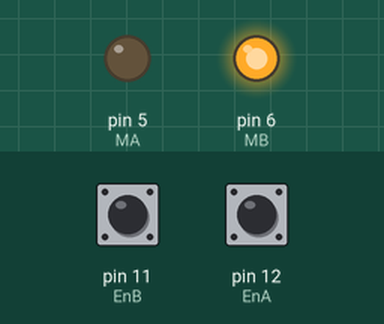
Bench run of a sketch on a simulated Teensy 4. Shown: output pins drawn as LEDs (lit = HIGH). Inputs (shaded band) come from the test bench; at power-on: pin 11 (EnB) HIGH, pin 12 (EnA) HIGH. What the sketch prints to the serial monitor is not drawn.

Above: at 0.3 s.
Timing chart, 0 to 1.8 s (numbered marks = the images above):
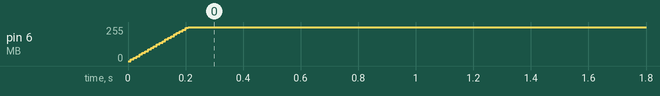

The sketch:

MotorSpeed_IntEncoder.ino
```cpp
//teensy 4.0 board
//motor driver HR8833
//motor pololu geared DC motor
//encoder pololu incremental encoder


#include <TimerOne.h>
int t_l = 10000; //control loop time [micro seconds]

const int MA = 5; //Motor Input
const int MB = 6;
const int EnA = 12; //Motor Encoder
const int EnB = 11;

unsigned long cnt = 0;
unsigned long cnt_p = 0;
int cnt_d = 0;

double cnt_v = 0;
double cnt_v_p = 0;
double cnt_v_ref = 0;
double kp = 0.25*1*t_l/1000;
double kd = 0.25*4*t_l/1000;

int pwm_m = 0;
int pwm_m_d = 0;
int maxd = 50;

void setup() {
  Serial.begin(115200);

  Timer1.initialize(t_l);
  Timer1.attachInterrupt(timerIsr);

  pinMode(MA,OUTPUT);
  pinMode(MB,OUTPUT);
  analogWriteResolution(10);
  analogWriteFrequency(MB, 146484);

  pinMode(EnA,INPUT);
  pinMode(EnA,INPUT);
  attachInterrupt(digitalPinToInterrupt(EnA),EnFunA,CHANGE);
  attachInterrupt(digitalPinToInterrupt(EnB),EnFunB,CHANGE);
}

void timerIsr() {
  cnt_d = cnt - cnt_p;
  cnt_v = cnt_d*1000000/t_l;

  pwm_m_d = (cnt_v_ref - cnt_v)*kp + (cnt_v_p - cnt_v)*kd;
  if(pwm_m_d > maxd){pwm_m_d = maxd;}
  else if(pwm_m_d < -maxd){pwm_m_d = -maxd;}

  pwm_m += pwm_m_d;
  if(pwm_m > 1023){pwm_m = 1023;}
  else if(pwm_m < 0){pwm_m = 0;}

  digitalWrite(MA,0);
  analogWrite(MB,pwm_m);

  Serial.print(cnt_v_ref);
  Serial.print(",");
  Serial.print(cnt_d);
  Serial.print(",");
  Serial.print(cnt_v);
  Serial.print(",");
  Serial.println(pwm_m);

  cnt_p = cnt;
  cnt_v_p = cnt_v;
}

void loop() {
  if (Serial.available() > 0) {
    switch (Serial.read()) {
      case '1':
        cnt_v_ref += 500;
        break;
      case '2':
        cnt_v_ref -= 500;
        break;
    }
  }
  cnt_v_ref = 500;
  delay(500);
  cnt_v_ref = 1000;
  delay(500);
  cnt_v_ref = 1500;
  delay(500);
  cnt_v_ref = 2000;
  delay(500);
  cnt_v_ref = 1500;
  delay(500);
  cnt_v_ref = 1000;
  delay(500);
  cnt_v_ref = 500;
  delay(500);
  cnt_v_ref = 2000;
  delay(1000);
  cnt_v_ref = 500;
  delay(1000);
}

void EnFunA(){
  if(digitalRead(EnA) == 0){
    if(digitalRead(EnB) == 0){
      cnt--;
    }
    else{
      cnt++;
    }
  }
  else{
    if(digitalRead(EnB) == 0){
      cnt++;
    }
    else{
      cnt--;
    }
  }
}
void EnFunB(){
  if(digitalRead(EnB) == 0){
    if(digitalRead(EnA) == 0){
      cnt++;
    }
    else{
      cnt--;
    }
  }
  else{
    if(digitalRead(EnA) == 0){
      cnt--;
    }
    else{
      cnt++;
    }
  }
}
```

Measured:
- by itself, pin 6 (MB): moves from 0/255 to 255/255 over 0.20 s
